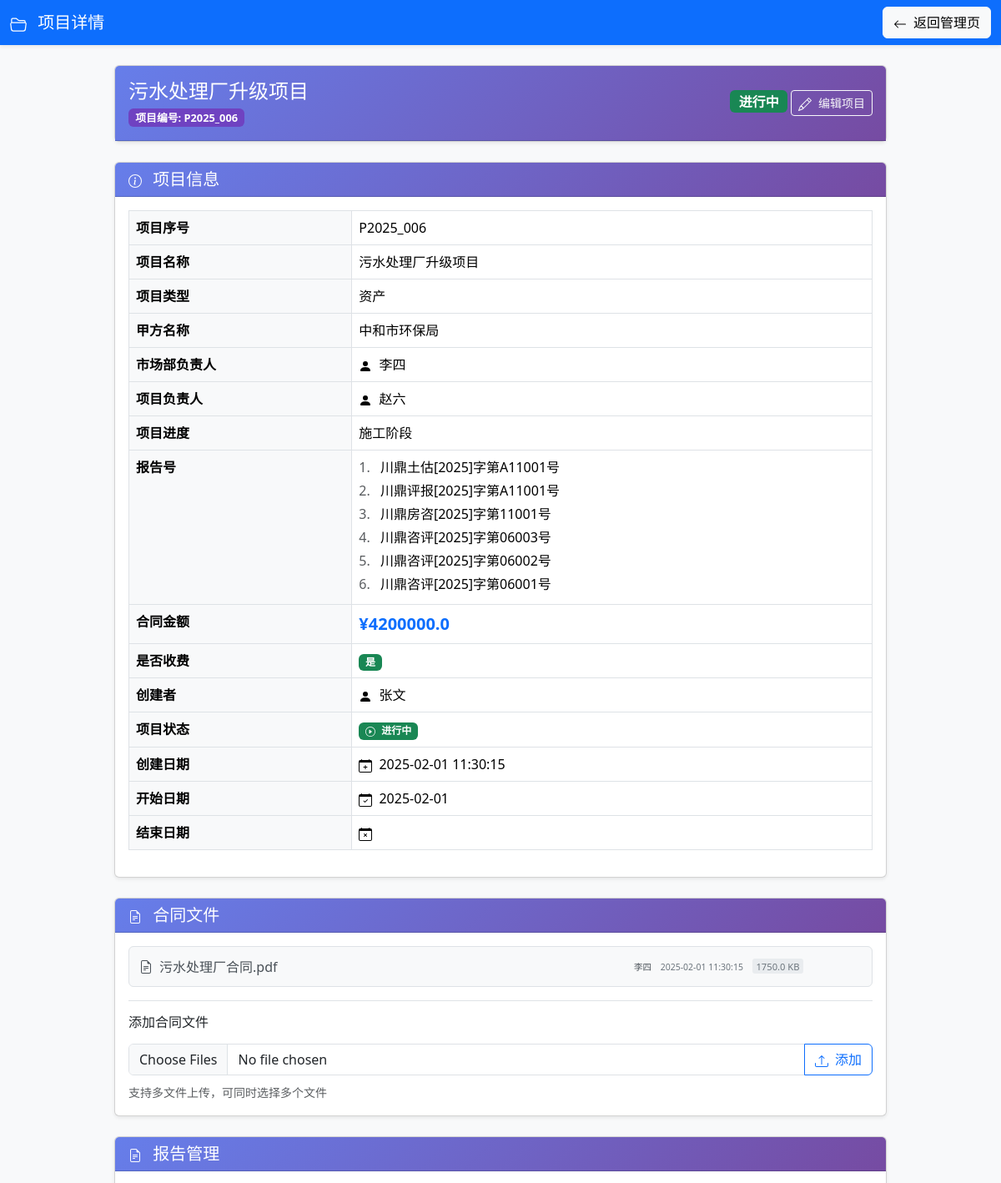
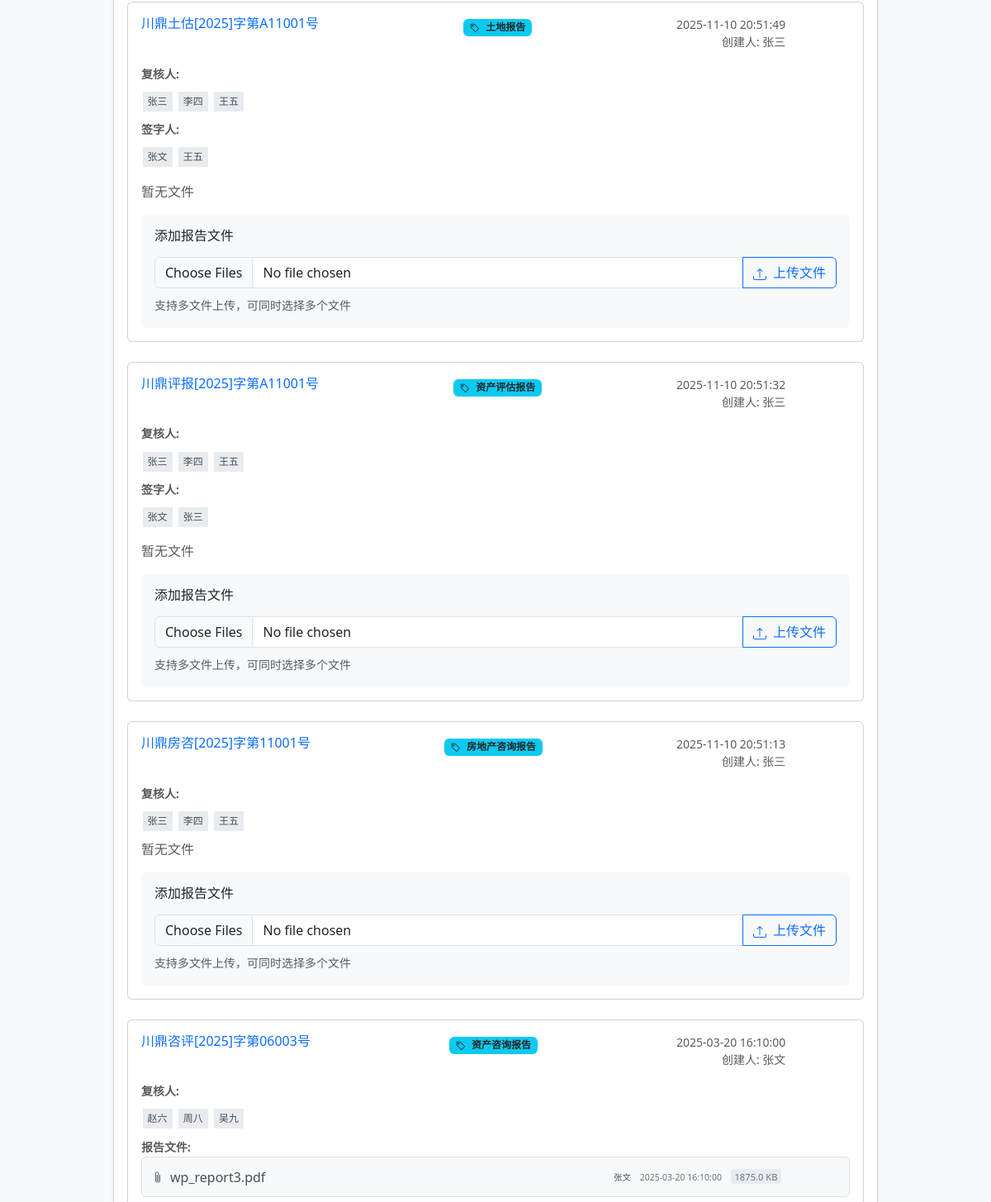
The page /project/6 (signed in, upper part) on the database as committed earlier (2 pictures, top to bottom).
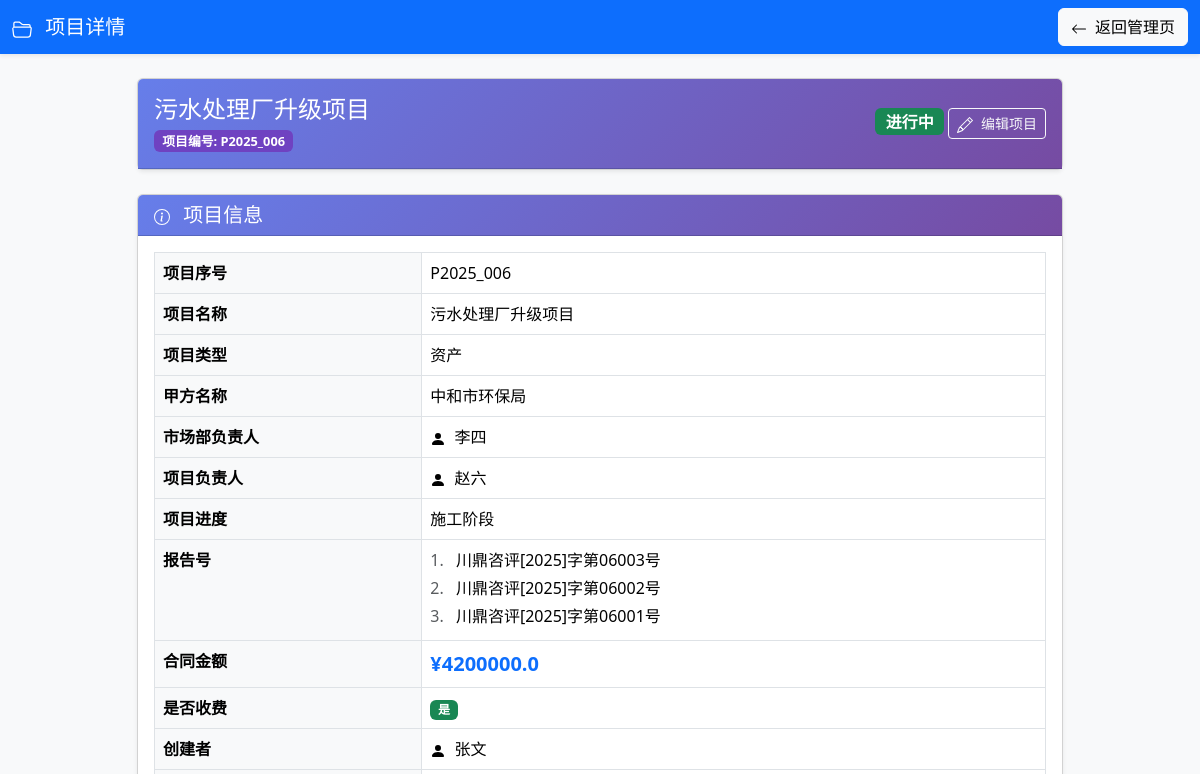
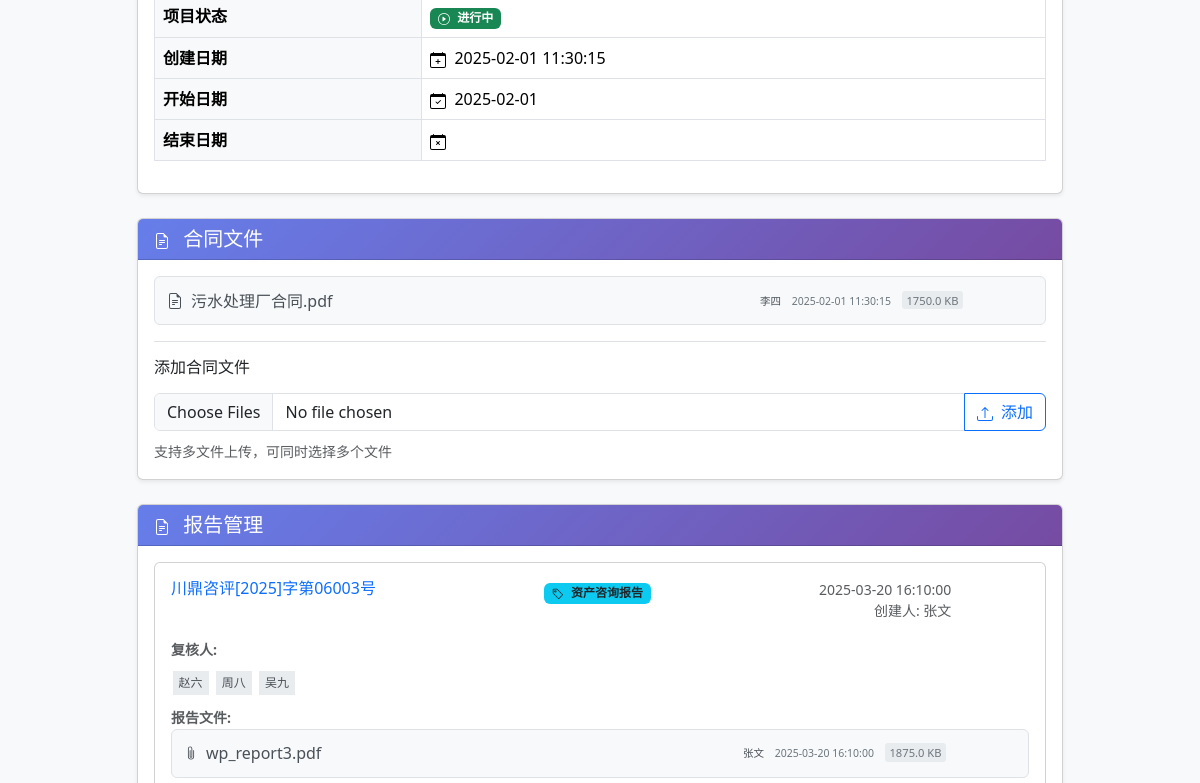
The same page on the database as committed later (2 pictures, top to bottom).
### tables this page shows
CREATE TABLE reports (
        id INTEGER PRIMARY KEY AUTOINCREMENT,
        report_no TEXT NOT NULL,         -- 报告号
        project_id INTEGER,              -- 关联的项目ID
        report_type TEXT,                -- 报告类型（新增字段）
        file_paths TEXT,                 -- 文件路径（多个以逗号分隔）
        creator TEXT,                    -- 创建人用户名
        creator_realname TEXT,           -- 创建人真实姓名
        create_date TEXT,                -- 创建日期
        reviewer1 TEXT,                  -- 复核人1用户名
        reviewer2 TEXT,                  -- 复核人2用户名
        reviewer3 TEXT,                  -- 复核人3用户名
        signer1 TEXT,                    -- 签字人1用户名
        signer2 TEXT,                    -- 签字人2用户名
        FOREIGN KEY (project_id) REFERENCES projects (id)
    );

CREATE TABLE contract_files (
        id INTEGER PRIMARY KEY AUTOINCREMENT,
        project_id INTEGER,               -- 关联的项目ID
        file_path TEXT NOT NULL,          -- 文件路径
        file_name TEXT NOT NULL,          -- 原文件名
        uploader_username TEXT NOT NULL,  -- 上传者用户名
        uploader_realname TEXT NOT NULL,  -- 上传者真实姓名
        upload_time TEXT NOT NULL,        -- 上传时间
        file_size INTEGER,                -- 文件大小（字节）
        FOREIGN KEY (project_id) REFERENCES projects (id)
    );

CREATE TABLE users (
        id INTEGER PRIMARY KEY AUTOINCREMENT,
        username TEXT UNIQUE NOT NULL,
        realname TEXT,
        user_type TEXT,
        password TEXT,
        -- 新增字段
        phone TEXT,
        email TEXT,
        hire_date TEXT,
        education TEXT,
        position TEXT,
        department TEXT,
        create_time TEXT DEFAULT CURRENT_TIMESTAMP,
        update_time TEXT DEFAULT CURRENT_TIMESTAMP
    );

CREATE TABLE report_files (
        id INTEGER PRIMARY KEY AUTOINCREMENT,
        report_id INTEGER,               -- 关联的报告ID
        file_path TEXT NOT NULL,         -- 文件路径
        file_name TEXT NOT NULL,         -- 原文件名
        uploader_username TEXT NOT NULL, -- 上传者用户名
        uploader_realname TEXT NOT NULL, -- 上传者真实姓名
        upload_time TEXT NOT NULL,       -- 上传时间
        file_size INTEGER,               -- 文件大小（字节）
        FOREIGN KEY (report_id) REFERENCES reports (id)
    );

### routes/project_routes.py (the view)
@router.get("/project/{project_id}", response_class=HTMLResponse)
async def project_info(
    request: Request,
    project_id: int,
    user: dict = Depends(login_required),
    db: sqlite3.Connection = Depends(get_db)
):
    return await project_service.get_project_info(request, project_id, user, db)

### templates/project_info.html (shortened to what the changed rows need)
<!DOCTYPE html>
<html lang="zh-CN">
<head>
  <link href="https://cdn.jsdelivr.net/npm/bootstrap@5.3.2/dist/css/bootstrap.min.css" rel="stylesheet">
</head>
<body class="bg-light">
  <div class="container mt-4">
    <div class="row">
      <div class="col-lg-10 mx-auto">
        <div class="card shadow-sm mb-4">
          <div class="card-body">
            <div class="table-responsive">
              <table class="table table-bordered table-hover table-details">
                <tbody>
                  <tr>
                    <th>项目序号</th>
                  </tr>
                  <tr>
                    <th>项目名称</th>
                  </tr>
                  <tr>
                    <th>项目类型</th>
                  </tr>
                  <tr>
                    <th>甲方名称</th>
                  </tr>
                  <tr>
                    <th>市场部负责人</th>
                    <td>
                      {% if project.market_leader_realname %}
                      <svg xmlns="http://www.w3.org/2000/svg" width="16" height="16" fill="currentColor"
                        class="bi bi-person-fill me-1" viewBox="0 0 16 16">
                        <path d="M3 14s-1 0-1-1 1-4 6-4 6 3 6 4-1 1-1 1H3Zm5-6a3 3 0 1 0 0-6 3 3 0 0 0 0 6Z" />
                      </svg>
                      {{ project.market_leader_realname }}
                      {% else %}
                      <span class="text-muted">未设置</span>
                      {% endif %}
                    </td>
                  </tr>
                  <tr>
                    <th>项目负责人</th>
                    <td>
                      {% if project.project_leader_realname %}
                      <svg xmlns="http://www.w3.org/2000/svg" width="16" height="16" fill="currentColor"
                        class="bi bi-person-fill me-1" viewBox="0 0 16 16">
                        <path d="M3 14s-1 0-1-1 1-4 6-4 6 3 6 4-1 1-1 1H3Zm5-6a3 3 0 1 0 0-6 3 3 0 0 0 0 6Z" />
                      </svg>
                      {{ project.project_leader_realname }}
                      {% else %}
                      <span class="text-muted">未设置</span>
                      {% endif %}
                    </td>
                  </tr>
                  <tr>
                    <th>项目进度</th>
                  </tr>
                  <tr>
                    <th>报告号</th>
                    <td>
                      {% if reports %}
                      <div class="report-numbers-list">
                        {% for report in reports %}
                        <div class="report-number-item mb-1">
                          <span class="text-muted me-2">{{ loop.index }}.</span>
                          <span class="report-no-text">{{ report.report_no }}</span>
                        </div>
                        {% endfor %}
                      </div>
                      {% else %}
                      <span class="text-muted">暂无报告</span>
                      {% endif %}
                    </td>
                  </tr>
                  <tr>
                    <th>合同金额</th>
                  </tr>
                  <tr>
                    <th>是否收费</th>
                  </tr>
                  <tr>
                    <th>创建者</th>
                  </tr>
                  <tr>
                    <th>项目状态</th>
                  </tr>
                  <tr>
                    <th>创建日期</th>
                  </tr>
                  <tr>
                    <th>开始日期</th>
                  </tr>
                  <tr>
                    <th>结束日期</th>
                  </tr>
                </tbody>
              </table>
            </div>
          </div>
        </div>
        <div class="card shadow-sm mb-4">
          <div class="card-body">
            {% if contract_files %}
            <div class="mb-3">
              {% for file in contract_files %}
              {% set filename = file.file_name %}
              <div class="file-item position-relative contract-file-hover">
                <a href="/{{ file.file_path }}" target="_blank" class="file-link">
                  {{ filename }}
                </a>
                <div class="ms-auto file-info">
                  <small class="text-muted">
                    <span class="uploader">{{ file.uploader_realname }}</span>
                    <span class="upload-time ms-2">{{ file.upload_time }}</span>
                    {% if file.file_size %}
                    <span class="file-size ms-2">{{ (file.file_size / 1024) | round(1) }} KB</span>
                    {% endif %}
                  </small>
                </div>
              </div>
              {% endfor %}
            </div>
            {% else %}
            <p class="text-muted text-center mb-3">暂无合同文件</p>
            {% endif %}
          </div>
        </div>
        <div class="card shadow-sm mb-4">
          <div class="card-body">
            {% if reports %}
            <div class="mb-4">
              <div class="row">
                {% for report in reports %}
                <div class="col-12 mb-4">
                  <div class="card report-card h-100 report-card-hover">
                    <div class="card-body">
                      <div class="d-flex justify-content-between align-items-start mb-3">
                        <h6 class="card-title text-primary mb-0">{{ report.report_no }}</h6>
                        <div class="report-type-badge">
                          <span class="badge bg-info text-dark">
                            {{ report.report_type }}
                          </span>
                        </div>
                        <div class="d-flex align-items-center">
                          <small class="text-muted text-end me-3">
                            <div>{{ report.create_date }}</div>
                            <div>创建人: {{ report.creator_realname }}</div>
                          </small>
                        </div>
                      </div>
                      <div class="mb-2">
                        <div class="reviewer-header">
                          <small class="text-muted fw-bold">复核人:</small>
                          {% set can_edit_report = (user.user_type == 'admin' or user.username == report.creator) and
                          project.status == 'active' %}
                        </div>
                        <div class="d-flex flex-wrap gap-1">
                          {% if report.reviewer1 %}
                          {% for user_item in users %}
                          {% if user_item.username == report.reviewer1 %}
                          <span class="person-badge">{{ user_item.realname }}</span>
                          {% endif %}
                          {% endfor %}
                          {% endif %}
                          {% if report.reviewer2 %}
                          {% for user_item in users %}
                          {% if user_item.username == report.reviewer2 %}
                          <span class="person-badge">{{ user_item.realname }}</span>
                          {% endif %}
                          {% endfor %}
                          {% endif %}
                          {% if report.reviewer3 %}
                          {% for user_item in users %}
                          {% if user_item.username == report.reviewer3 %}
                          <span class="person-badge">{{ user_item.realname }}</span>
                          {% endif %}
                          {% endfor %}
                          {% endif %}
                        </div>
                      </div>
                      {% set signature_required_types = ["房地产估价报告", "资产评估报告", "土地报告"] %}
                      {% if report.report_type in signature_required_types %}
                      <div class="mb-3">
                        <div class="signer-header">
                          <small class="text-muted fw-bold">签字人:</small>
                        </div>
                        <div class="d-flex flex-wrap gap-1">
                          {% if report.signer1 %}
                          {% for user_item in users %}
                          {% if user_item.username == report.signer1 %}
                          <span class="person-badge">{{ user_item.realname }}</span>
                          {% endif %}
                          {% endfor %}
                          {% endif %}
                          {% if report.signer2 %}
                          {% for user_item in users %}
                          {% if user_item.username == report.signer2 %}
                          <span class="person-badge">{{ user_item.realname }}</span>
                          {% endif %}
                          {% endfor %}
                          {% endif %}
                        </div>
                      </div>
                      {% endif %}
                      {% if report.files %}
                      <div class="mb-3">
                        <small class="text-muted fw-bold">报告文件:</small>
                        {% for file in report.files %}
                        <div class="file-item position-relative report-file-hover">
                          <a href="/{{ file.file_path }}" target="_blank" class="file-link">
                            <svg xmlns="http://www.w3.org/2000/svg" width="14" height="14" fill="currentColor"
                              class="bi bi-paperclip file-icon" viewBox="0 0 16 16">
                              <path
                                d="M4.5 3a2.5 2.5 0 0 1 5 0v9a1.5 1.5 0 0 1-3 0V5a.5.5 0 0 1 1 0v7a.5.5 0 0 0 1 0V3a1.5 1.5 0 1 0-3 0v9a2.5 2.5 0 0 0 5 0V5a.5.5 0 0 1 1 0v7a3.5 3.5 0 1 1-7 0V3z" />
                            </svg>
                            {{ file.file_name }}
                          </a>
                          <div class="ms-auto file-info">
                            <small class="text-muted">
                              <span class="uploader">{{ file.uploader_realname }}</span>
                              <span class="upload-time ms-2">{{ file.upload_time }}</span>
                              {% if file.file_size %}
                              <span class="file-size ms-2">{{ (file.file_size / 1024) | round(1) }} KB</span>
                              {% endif %}
                            </small>
                          </div>
                        </div>
                        {% endfor %}
                      </div>
                      {% else %}
                      <p class="text-muted mb-3">暂无文件</p>
                      {% endif %}
                      {% if can_edit_report %}
                      <div class="update-form">
                        <h6 class="mb-3">添加报告文件</h6>
                        <form action="/project/{{ project.id }}/update_report/{{ report.report_no }}" method="post"
                          enctype="multipart/form-data">
                          <div class="input-group mb-2">
                            <input type="file" name="report_files" class="form-control"
                              accept=".pdf,.doc,.docx,.xls,.xlsx,.jpg,.jpeg,.png" multiple>
                            <button type="submit" class="btn btn-outline-primary">
                              上传文件
                            </button>
                          </div>
                          <small class="text-muted">支持多文件上传，可同时选择多个文件</small>
                        </form>
                      </div>
                      {% endif %}
                    </div>
                  </div>
                </div>
                {% endfor %}
              </div>
            </div>
            {% else %}
            <p class="text-muted text-center mb-3">暂无报告</p>
            {% endif %}
          </div>
        </div>
      </div>
    </div>
  </div>
</body>
</html>

Rows that differ between the two databases and show on the page:
removed reports: report_no "川鼎土估[2025]字第A11001号", report_type "土地报告", create_date "2025-11-10 20:51:49", creator_realname "张三", shows "暂无文件", users (realname "李四")
removed reports: report_no "川鼎评报[2025]字第A11001号", report_type "资产评估报告", create_date "2025-11-10 20:51:32", creator_realname "张三", shows "暂无文件", users (realname "李四")
removed reports: report_no "川鼎房咨[2025]字第11001号", report_type "房地产咨询报告", create_date "2025-11-10 20:51:13", creator_realname "张三", shows "暂无文件", users (realname "李四")
no longer on this page (row unchanged): users: realname "张三"
no longer on this page (row unchanged): users: realname "王五"
no longer on this page (row unchanged): users: realname "张文"
